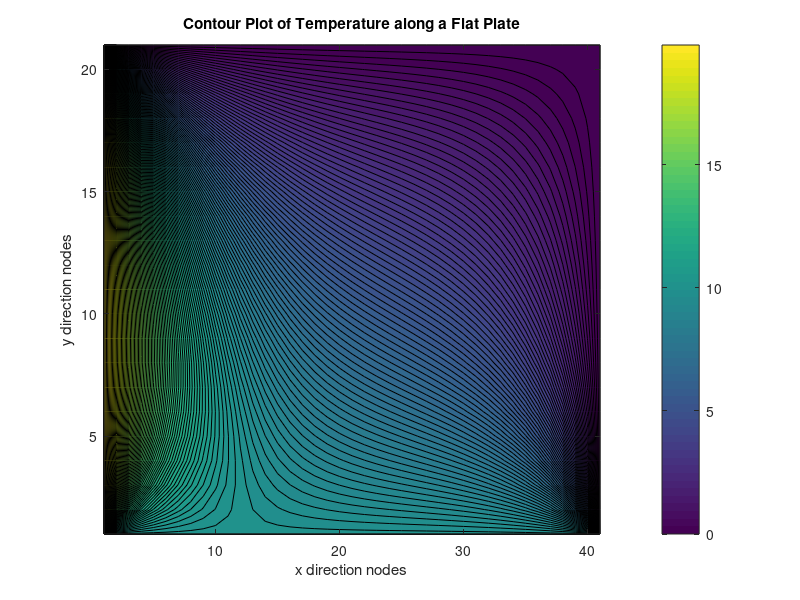

Here is the MATLAB script that generated this plot:
%authored by sathya anand 
clear all; close all; clc;

%Define iteration criteria, step sizes, beta parameter
max_iterations = 5000; % maximum number of iterations
length_x = 2; % length of plate in x direction
length_y = 1; % length of plate in y direction
delta_x = 0.05; % spacing of grid points in the x direction
delta_y = 0.05; % spacing of grid points in the y direction
Nx = length_x/delta_x + 1% number of grid points in the x direction
Nxx = length_x/delta_x
Ny = length_y/delta_y + 1; % number of grid points in the y direction
beta = delta_x/delta_y; % ratio of x and y grid spacing
error_max = 0.01; % maximum cumulative error

%Generate grid vectors in x and y directions
x = linspace(0,2,Nx);
y = linspace(0,1,Ny);

%Assign initial conditions (zero degrees C at all interior points)
tempK = zeros(Nx,Ny);

%Assign boundary conditions
% at y=0, T1=10C and at y=H, T3=0C
for i=2:(Nx-1)
tempK(i,1)=10;
tempK(i,Ny)=0;
end
% at x=0, T2=20C and at x=L, T4=0C
for j=1:Ny
tempK(1,j)=20;
tempK(Nx,j)=0;
end

%Perform numerical computation until solution has converged
%or max iterations reached
for k=1:max_iterations
error=0.0;
for j=2:(Ny-1)
for i=2:(Nx-1)
% Jacobian method
tempKP1(i,j)= 0.5/(1.0+beta^2)*(tempK(i+1,j)+tempK(i-1,j) ...
+ beta^2*(tempK(i,j+1) + tempK(i,j-1)));
% calculate cumulative iterative error
error = error + abs(tempKP1(i,j)-tempK(i,j));
end
end
tempK(2:Nx-1,2:Ny-1)=tempKP1(2:Nx-1,2:Ny-1);
if error < error_max
break;
end
end

%Contour plot of converged temperature distribution (Fig. 1)
contourf(tempK',140);
title('Contour Plot of Temperature along a Flat Plate');
xlabel('x direction nodes');
ylabel('y direction nodes');
colorbar;